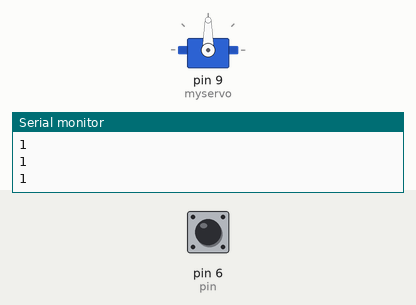
Simulated run of this sketch. Board: Arduino Uno, built with avr-gcc and run on an emulated ATmega328P. On the bench: servo, the last lines printed to the serial monitor. The test bench sets the inputs (shaded band); at power-on: pin 6 (pin) HIGH.

Above: at 1.2 s.
1.3 s: pin 6 (pin) pulled LOW for 0.15 s
3.7 s: pin 6 (pin) pulled LOW for 1 s
At 6.7 s:
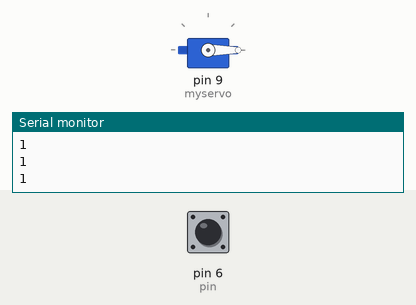
7.0 s: pin 6 (pin) driven LOW
At 7.17 s:
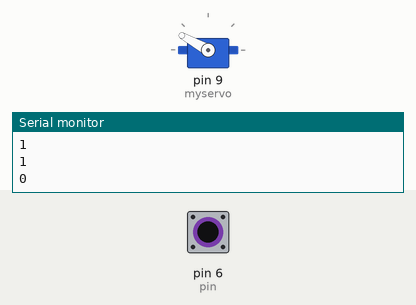
10.0 s: pin 6 (pin) driven HIGH
At 10.21 s:
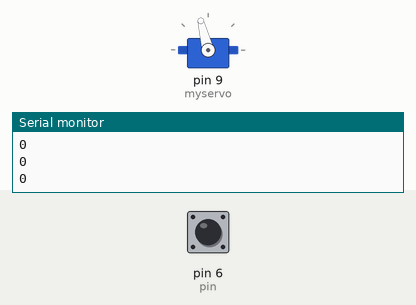
12.2 s: pin 6 (pin) driven LOW
At 12.97 s:
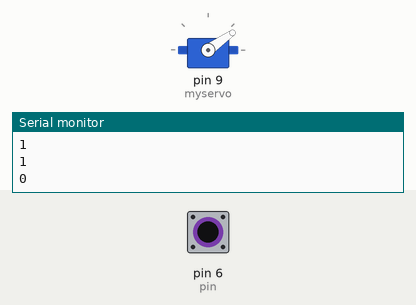
Timing chart, 0 to 23.4 s (numbered marks = the images above; inputs shaded):
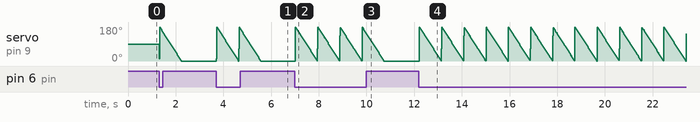

Measured:
- after the input at 10.0 s, servo on pin 9 (myservo): goes on until 10.7 s, then stays 0°

The sketch:

Exc_miniRoboter.ino
```cpp
#include <Servo.h>

Servo myservo;  // create servo object
int pos = 0;    // variable to store the servo position
int pin = 6;

void setup() {
  Serial.begin(9600);
  myservo.attach(9);  // attaches the servo on pin 9 to the servo object
  pinMode(pin,INPUT_PULLUP);
}

void loop() {
  //Serial.println(digitalRead(pin));

  int stateButton = digitalRead(pin);
  Serial.println(stateButton);

//  if(stateButton == 1) {
//     Serial.println("RELEASED");
//  } else {
//     Serial.println("PRESSED");
//}


  if (stateButton == 0) {
  for (pos = 0; pos <= 180; pos += 1) { // goes from 0 degrees to 180 degrees
    // in steps of 1 degree
    myservo.write(pos);              // tell servo to go to position in variable 'pos'
    //delay(15);                       // waits 15ms for the servo to reach the position
  }
  for (pos = 180; pos >= 0; pos -= 1) { // goes from 180 degrees to 0 degrees
    myservo.write(pos);              // tell servo to go to position in variable 'pos'
   delay(5);                       // waits 15ms for the servo to reach the position
  }
  }
 //myservo.write(pin);
}
```
